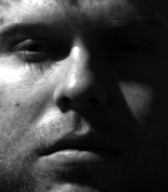
%> input picture dataset2/test/yaleB01_P00A+070E+45.pgm, 168 x 192 px; its folder holds only this picture in this run
$ octave preprocess.m   (GNU Octave 9; MATLAB toolbox functions it lacks are replaced by stand-ins)
%> lines starting %> are read from the running program, lines starting %| are printed output that depends on the picture; in (x1, y1, x2, y2) boxes, pixels count from 0 and x2, y2 are one past the last pixel; in counts of white or black regions, pixels touching at a corner belong together; the program's own positions count from 1
### DCT_normalization.m
% The function applies the DCT-based normalization algorithm to an image.
%
% PROTOTYPE
% Y=DCT_normalization(X,numb,normalize);
%
% USAGE EXAMPLE(S)
%
%     Example 1:
%       X=imread('sample_image.bmp');
%       Y=DCT_normalization(X);
%       figure,imshow(X);
%       figure,imshow((Y),[]);
%
%     Example 2:
%       X=imread('sample_image.bmp');
%       Y=DCT_normalization(X,40);
%       figure,imshow(X);
%       figure,imshow((Y),[]);
%
%     Example 3:
%       X=imread('sample_image.bmp');
%       Y=DCT_normalization(X,[], 0);
%       figure,imshow(X);
%       figure,imshow((Y),[]);
%
%     Example 4:
%       X=imread('sample_image.bmp');
%       Y=DCT_normalization(X,100, 0);
%       figure,imshow(X);
%       figure,imshow((Y),[]);
%
%
% GENERAL DESCRIPTION
% The function performs photometric normalization of the image X using the
% DCT-based normalization technique. The technique sets a predifend number
% of DCT coefficients to zero and hence removes some of the low-frequency
% information contained in the images. Since this low-frequency information
% is considered to be susceptible to illumination changes, the function
% performs some kind of normalization.
%
% The function is intended for use in face recognition experiments and the
% default parameters are set in such a way that a "good" normalization is
% achieved for images of size 128 x 128 pixels. Of course the term "good" is
% relative.
%
%
%
% REFERENCES
% This function is an implementation of the DCT-base photometric
% normalization technique proposed in:
%
% W. Chen, M.J. Er, and S. Wu, “Illumination Compensation and normalization
% for Robust Face Recognition Using Discrete Cosine Transform in
% Logarithmic Domain,” IEEE Transactions on Systems, Man and Cybernetics –
% part B, vol. 36, no. 2, pp. 458-466, April 2006.
%
%
%
% INPUTS:
% X                     - a grey-scale image of arbitrary size
% numb                  - a scalar value determining the number of DCT
%                         coefficients to set to zero, default "numb=50"
% normalize             - a parameter controlling the post-processing
%                         procedure:
%                            0 - no normalization
%                            1 - perform basic normalization (truncation
%                                of histograms ends and normalization to the
%                                8-bit interval) - default
%
%
% OUTPUTS:
% Y                     - a grey-scale image processed with the DCT-based
%                         normalization technique
%
%
% NOTES / COMMENTS
% This function applies the DCT-based normalization technique to the
% grey-scale image X.
%
% The function was tested with Matlab ver. 7.5.0.342 (R2007b) and Matlab
% ver. 7.11.0.584 (R2010b).
%
%
% RELATED FUNCTIONS (SEE ALSO)
% histtruncate  - a function provided by Peter Kovesi
% normalize8    - auxilary function
%
% ABOUT
% Created:        24.8.2009
% Last Update:    11.10.2011
% Revision:       2.0
%
%
% WHEN PUBLISHING A PAPER AS A RESULT OF RESEARCH CONDUCTED BY USING THIS CODE
% OR ANY PART OF IT, MAKE A REFERENCE TO THE FOLLOWING PUBLICATIONS:
%
% 1. Štruc V., Pavešiæ, N.:Photometric normalization techniques for illumination
% invariance, in: Y.J. Zhang (Ed), Advances in Face Image Analysis: Techniques
% and Technologies, IGI Global, pp. 279-300, 2011.
% (BibTex available from: http://luks.fe.uni-lj.si/sl/osebje/vitomir/pub/IGI.bib)
%
% 2. Štruc, V., Pavešiæ, N.: Gabor-based kernel-partial-least-squares
% discrimination features for face recognition, Informatica (Vilnius),
% vol. 20, no. 1, pp. 115-138, 2009.
% (BibTex available from: http://luks.fe.uni-lj.si/sl/osebje/vitomir/pub/InforVI.bib)
%
%
% Official website:
% If you have down-loaded the toolbox from any other location than the
% official website, plese check the following link to make sure that you
% have the most recent version:
%
% http://luks.fe.uni-lj.si/sl/osebje/vitomir/face_tools/INFace/index.html
%
%
% Copyright (c) 2011 Vitomir Štruc
% Faculty of Electrical Engineering,
% University of Ljubljana, Slovenia
% http://luks.fe.uni-lj.si/en/staff/vitomir/index.html
%
% Permission is hereby granted, free of charge, to any person obtaining a copy
% of this software and associated documentation files, to deal
% in the Software without restriction, subject to the following conditions:
%
% The above copyright notice and this permission notice shall be included in
% all copies or substantial portions of the Software.
%
% The Software is provided "as is", without warranty of any kind.
%
% October 2011
function Y=DCT_normalization(X,numb, normalize);

%% Parameter checking
Y=[];%dummy
if nargin == 1
    numb = 50;
    normalize = 1;
elseif nargin == 2
    if isempty(numb)
        numb = 50;
    end
    normalize = 1;
elseif nargin == 3
    if isempty(numb)
        numb = 50;
    end

    if ~(normalize==1 || normalize==0)
        disp('Error: The third parameter can only be 0 or 1.');
        return;
     end
elseif nargin > 3
    disp('Eror: Wrong number of input parameters.')
    return;
end

[a,b]=size(X);
if numb > a*b
    disp('Error! The number of DCT coeffcients to discard cannot be larger than the numbr of pixels in the image.')
    return;
end


%% Init. operations
X=normalize8(X);
[a,b]=size(X);
M=a;
N=b;
coors = do_zigzag(X);


%% Transform to logarithm and frequency domains
X=log(X+1);
X=normalize8(X);
means= mean(X(:))+10; %we chose a mean near the true mean (the value +10 can be changed)
Dc = dct2(X);

%% apply the normalization
c_11=log(means)*sqrt(M*N);
Dc(1,1)=c_11;
for i=2:numb+1
    ky = coors(1,i);
    kx = coors(2,i);
    Dc(ky,kx) = 0;
end
Y=(idct2(Dc));


%% Do some post-processing (or not)
if normalize ~=0
    Y=normalize8(histtruncate(normalize8(Y),0.2,0.2));
end


%% This function produces the zigzag coordinates
function output = do_zigzag(X);

%init operations
h = 1;
v = 1;
vmin = 1;
hmin = 1;
vmax = size(X, 1);
hmax = size(X, 2);
i = 1;
output = zeros(2, vmax * hmax);


%do the zigzag
while ((v <= vmax) & (h <= hmax))
    if (mod(h + v, 2) == 0)
        if (v == vmin)
            output(:,i) = [v;h];
            if (h == hmax)
	      v = v + 1;
	    else
              h = h + 1;
            end;
            i = i + 1;
        elseif ((h == hmax) & (v < vmax))
            output(:,i) = [v;h];
            v = v + 1;
            i = i + 1;
        elseif ((v > vmin) & (h < hmax))
            output(:,i) = [v;h];
            v = v - 1;
            h = h + 1;
            i = i + 1;
        end
    else
       if ((v == vmax) & (h <= hmax))
            output(:,i) = [v;h];
            h = h + 1;
            i = i + 1;
       elseif (h == hmin)
            output(:,i) = [v;h];
            if (v == vmax)
	      h = h + 1;
	    else
              v = v + 1;
            end;
            i = i + 1;
       elseif ((v < vmax) & (h > hmin))
            output(:,i) = [v;h];
            v = v + 1;
            h = h - 1;
            i = i + 1;
       end
    end
    if ((v == vmax) & (h == hmax))
        output(:,i) = [v;h];
        break
    end

end

### normalize8.m
% The function adjusts the dynamic range of the grey scale image to the interval [0,255] or [0,1]
%
% PROTOTYPE
%       Y=normalize8(X,mode);
%
% USAGE EXAMPLE(S)
%
%     Example 1:
%       X=imread('sample_image.bmp');
%       Y=normalize8(X);
%       figure,imshow(X);
%       figure,imshow(uint8(Y));
%
%     Example 2:
%       X=imread('sample_image.bmp');
%       Y=normalize8(X,1);
%       figure,imshow(X);
%       figure,imshow(uint8(Y));
%
%     Example 3:
%       X=imread('sample_image.bmp');
%       Y=normalize8(X,0);
%       figure,imshow(X);
%       figure,imshow((Y),[]);
%
%
% INPUTS:
% X                     - a grey-scale image of arbitrary size
% mode                  - the parameter indicates the range of the target
%                         interval, if "mode=1", the output is mapped to [0,
%                         255], if "mode=0" the output is mapped to [0,1]
%
% OUTPUTS:
% Y                     - a grey-scale image with its dynamic range
%                         adjusted to span the entire 8-bit interval, i.e.,
%                         the intensity values lie in the range [0 255], or
%                         the interval [0,1]
%
% NOTES / COMMENTS
% This function is needed by a few other function actually performing
% photometric normalization. It remapps the intensity values of the images
% from its original span to the interval [0, 255] or [0,1] depending on the
% value of the input parameter "mode". If the parameter mode is not
% provided it is assumed that the target interval equals [0,255].
%
% The function was tested with Matlab ver. 7.5.0.342 (R2007b) and Matlab
% ver. 7.11.0.584 (R2010b).
%
%
% RELATED FUNCTIONS (SEE ALSO)
% histtruncate  - a function provided by Peter Kovesi
% adjust_range  - auxilary function
%
% ABOUT
% Created:        19.8.2009
% Last Update:    26.9.2011
% Revision:       2.0
%
%
% WHEN PUBLISHING A PAPER AS A RESULT OF RESEARCH CONDUCTED BY USING THIS CODE
% OR ANY PART OF IT, MAKE A REFERENCE TO THE FOLLOWING PUBLICATIONS:
%
% 1. Štruc V., Pavešiæ, N.:Photometric normalization techniques for illumination
% invariance, in: Y.J. Zhang (Ed), Advances in Face Image Analysis: Techniques
% and Technologies, IGI Global, pp. 279-300, 2011.
% (BibTex available from: http://luks.fe.uni-lj.si/sl/osebje/vitomir/pub/IGI.bib)
%
% 2. Štruc, V., Pavešiæ, N.: Gabor-based kernel-partial-least-squares
% discrimination features for face recognition, Informatica (Vilnius),
% vol. 20, no. 1, pp. 115-138, 2009.
% (BibTex available from: http://luks.fe.uni-lj.si/sl/osebje/vitomir/pub/InforVI.bib)
%
%
% Official website:
% If you have down-loaded the toolbox from any other location than the
% official website, plese check the following link to make sure that you
% have the most recent version:
%
% http://luks.fe.uni-lj.si/sl/osebje/vitomir/face_tools/INFace/index.html
%
%
% Copyright (c) 2011 Vitomir Štruc
% Faculty of Electrical Engineering,
% University of Ljubljana, Slovenia
% http://luks.fe.uni-lj.si/en/staff/vitomir/index.html
%
% Permission is hereby granted, free of charge, to any person obtaining a copy
% of this software and associated documentation files, to deal
% in the Software without restriction, subject to the following conditions:
%
% The above copyright notice and this permission notice shall be included in
% all copies or substantial portions of the Software.
%
% The Software is provided "as is", without warranty of any kind.
%
% October 2011

function Y=normalize8(X,mode);

%% default return value
Y=[];

%% Parameter check
if nargin==1
    mode = 1;
end

%% Init. operations
X=double(X);
[a,b]=size(X);

%% Adjust the dynamic range to the 8-bit interval
max_v_x = max(max(X));
min_v_x = min(min(X));

if mode == 1
    Y=ceil(((X - min_v_x*ones(a,b))./(max_v_x*(ones(a,b))-min_v_x*(ones(a,b))))*255);
elseif mode == 0
    Y=(((X - min_v_x*ones(a,b))./(max_v_x*(ones(a,b))-min_v_x*(ones(a,b)))));
else
    disp('Error: Wrong value of parameter "mode". Please provide either 0 or 1.')
end


### preprocess.m
% Questa funzione si occupa di eseguire del preprocessing sulle immagini presenti nel percorso input_dir,
% in modo tale da rendere uniformi tutte le immagini e cercando di
% eliminare i vari rumori, mediante l'utilizzo della funzione di normalizzazione per trasformata discreta del coseno.
% Questa funzione salva ogni immagine preprocessata nel percorso output_dir
clear;

addpath consegna/libs; %aggiungiamo la cartella dove sono presenti le librerie che utilizziamo

input_dir = 'dataset2/test/';
output_dir = 'dataset2/test/processed/';
image_dims = [192, 168];

filenames = dir(fullfile(input_dir, '*.pgm'));
num_images = numel(filenames);

for n = 1:num_images % eseguiamo il preprocessing su ogni immagine presente nella cartella input_dir
    fprintf('%d/%d \n', n, num_images);
    filename = fullfile(input_dir, filenames(n).name);
    img = DCT_normalization(imread(filename));%richiamiamo la funzione DTC_normalization presente nella cartella "libs"
%> in normalize8, `max_v_x = max(max(X));`: max_v_x = 255
%> in normalize8, `min_v_x = min(min(X));`: min_v_x = 0
%> in DCT_normalization, `X=log(X+1);`:
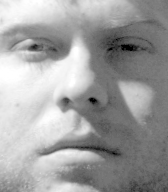
%> X: size 192x168 double; min 0, max 5.55, mean 3.49; drawn with min black and max white
%> in DCT_normalization, `means= mean(X(:))+10;`: means = 170.9
%> in DCT_normalization, `Dc = dct2(X);`:
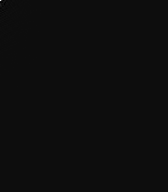
%> Dc: size 192x168 double; min -1649, max 28903.5, mean 1.2; drawn with min black and max white
%> in DCT_normalization, `c_11=log(means)*sqrt(M*N);`: c_11 = 923.4
%> in DCT_normalization, `Dc(1,1)=c_11;`: Dc: size 192x168 double; under 0.01% of pixels changed, all inside (x1, y1, x2, y2) = (0, 0, 1, 1)
%> the loop in DCT_normalization, `for i=2:numb+1` made 50 passes
%> (ky, kx) on passes 1 to 12: (1, 2), (2, 1), (3, 1), (2, 2), (1, 3), (1, 4), (2, 3), (3, 2), (4, 1), (5, 1), (4, 2), (3, 3)
%> after the loop in DCT_normalization, `for i=2:numb+1`:
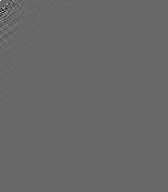
%> Dc: size 192x168 double; min -642.9, max 923.4, mean 0; drawn with min black and max white
%> in DCT_normalization, `Y=(idct2(Dc));`:
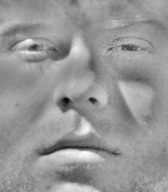
%> Y: size 192x168 double; min -124.7, max 94.78, mean 5.1; drawn with min black and max white
%> the run ends on the next line

$ run again, on dataset2/test/yaleB10_P00A-085E-20.pgm
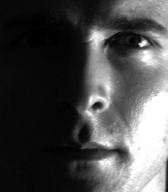
%> input picture dataset2/test/yaleB10_P00A-085E-20.pgm, 168 x 192 px
%> max_v_x = 255
%> min_v_x = 0
%> means = 168.1
%> c_11 = 920.4
%> the loop in DCT_normalization, `for i=2:numb+1` made 50 passes
%> (ky, kx) on passes 1 to 8: (1, 2), (2, 1), (3, 1), (2, 2), (1, 3), (1, 4), (2, 3), (3, 2)
%> after the loop in DCT_normalization, `for i=2:numb+1`:
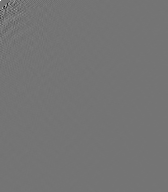
%> Dc: size 192x168 double; min -776.3, max 920.4, mean 0; drawn with min black and max white
%> in DCT_normalization, `Y=(idct2(Dc));`:
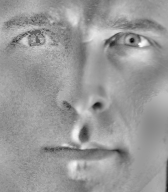
%> Y: size 192x168 double; min -112.3, max 82.74, mean 5.1; drawn with min black and max white

$ run again, on dataset2/test/yaleB17_P00A+025E+00.pgm
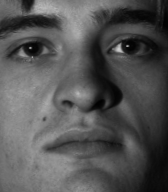
%> input picture dataset2/test/yaleB17_P00A+025E+00.pgm, 168 x 192 px
%> max_v_x = 204
%> min_v_x = 1
%> means = 216.3
%> c_11 = 965.6
%> the loop in DCT_normalization, `for i=2:numb+1` made 50 passes
%> (ky, kx) on passes 1 to 8: (1, 2), (2, 1), (3, 1), (2, 2), (1, 3), (1, 4), (2, 3), (3, 2)
%> after the loop in DCT_normalization, `for i=2:numb+1`:
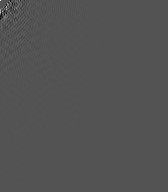
%> Dc: size 192x168 double; min -470.3, max 965.6, mean 0.1; drawn with min black and max white
%> in DCT_normalization, `Y=(idct2(Dc));`:
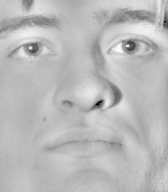
%> Y: size 192x168 double; min -174.5, max 71.02, mean 5.4; drawn with min black and max white

$ run again, on dataset2/test/yaleB21_P00A+035E-20.pgm
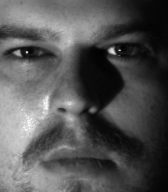
%> input picture dataset2/test/yaleB21_P00A+035E-20.pgm, 168 x 192 px
%> max_v_x = 253
%> min_v_x = 1
%> means = 199.2
%> c_11 = 950.9
%> the loop in DCT_normalization, `for i=2:numb+1` made 50 passes
%> (ky, kx) on passes 1 to 8: (1, 2), (2, 1), (3, 1), (2, 2), (1, 3), (1, 4), (2, 3), (3, 2)
%> after the loop in DCT_normalization, `for i=2:numb+1`:
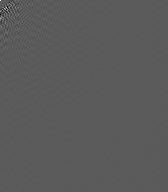
%> Dc: size 192x168 double; min -526.5, max 950.9, mean 0; drawn with min black and max white
%> in DCT_normalization, `Y=(idct2(Dc));`:
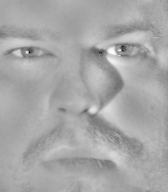
%> Y: size 192x168 double; min -178.3, max 100.8, mean 5.3; drawn with min black and max white

$ run again, on dataset2/test/yaleB03_P00A-020E-10.pgm
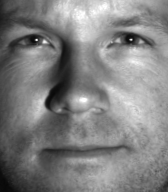
%> input picture dataset2/test/yaleB03_P00A-020E-10.pgm, 168 x 192 px
%> max_v_x = 255
%> min_v_x = 8
%> means = 227.7
%> c_11 = 974.9
%> the loop in DCT_normalization, `for i=2:numb+1` made 50 passes
%> (ky, kx) on passes 1 to 8: (1, 2), (2, 1), (3, 1), (2, 2), (1, 3), (1, 4), (2, 3), (3, 2)
%> in DCT_normalization, `Y=(idct2(Dc));`:
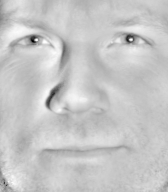
%> Y: size 192x168 double; min -144.9, max 47.92, mean 5.4; drawn with min black and max white
